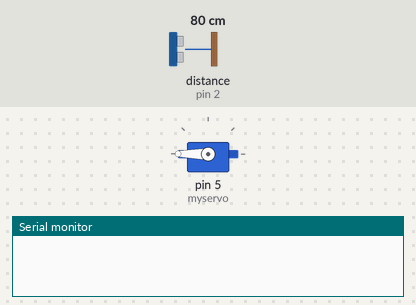
Bench run of a sketch on a simulated Arduino Uno, built with avr-gcc and run on an emulated ATmega328P. Parts: servo, the last lines printed to the serial monitor. Wiring (inferred from the names in the program): ultrasonic range finder: trigger pin 3; echo pin 2. Inputs (shaded band) come from the test bench; at power-on: distance to the obstacle (sensor on pin 2) 80 cm. The echo pulse lasts 58.3 µs per cm.

Above: at 0.1 s.
At 0.66 s:
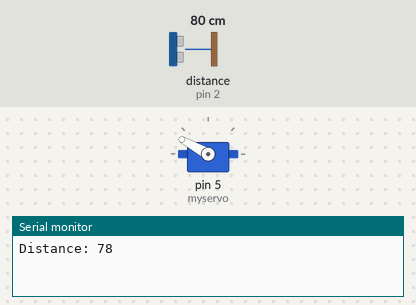
At 1.7 s:
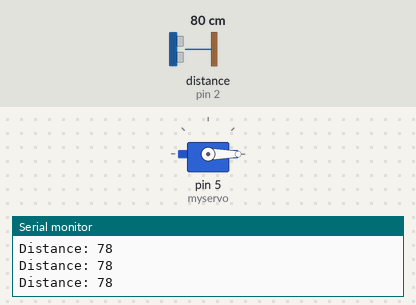
1.8 s: distance to the obstacle (sensor on pin 2) set to 120 cm
4.8 s: distance to the obstacle (sensor on pin 2) set to 2 cm
Timing chart, 0 to 7.8 s (numbered marks = the images above; inputs shaded):
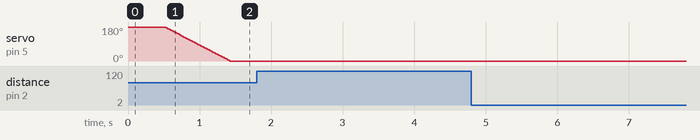

The sketch:

servo.ino
```cpp
#include <Servo.h>

Servo myservo;  // create servo object to control a servo
// twelve servo objects can be created on most boards

int pos = 0;    // variable to store the servo position
const int trigPin = 3;
const int echoPin = 2;
// defines variables
long duration;
int distance;
bool dropped = false;

void setup() {
  myservo.attach(5);
  pinMode(trigPin, OUTPUT); // Sets the trigPin as an Output
  pinMode(echoPin, INPUT); // Sets the echoPin as an Input
  Serial.begin(9600); // Starts the serial communication
  myservo.write(180);              // tell servo to go to position in variable 'pos'
  delay(500);                       // waits 15ms for the servo to reach the position
}

void loop() {

//   Clears the trigPin
  digitalWrite(trigPin, LOW);
  delayMicroseconds(2);
  // Sets the trigPin on HIGH state for 10 micro seconds
  digitalWrite(trigPin, HIGH);
  delayMicroseconds(10);
  digitalWrite(trigPin, LOW);
  // Reads the echoPin, returns the sound wave travel time in microseconds
  duration = pulseIn(echoPin, HIGH);
  // Calculating the distance
  distance= duration*0.034/2;
//  delay(50);
  // Prints the distance on the Serial Monitor
  Serial.print("Distance: ");
  Serial.println(distance);
  if (distance < 150  && dropped == false){
    dropped = true;
    for (pos = 180; pos >= 0; pos -= 1) { // goes from 180 degrees to 0 degrees
      myservo.write(pos);              // tell servo to go to position in variable 'pos'
      delay(5);                       // waits 15ms for the servo to reach the position
    }
  }
}
```
